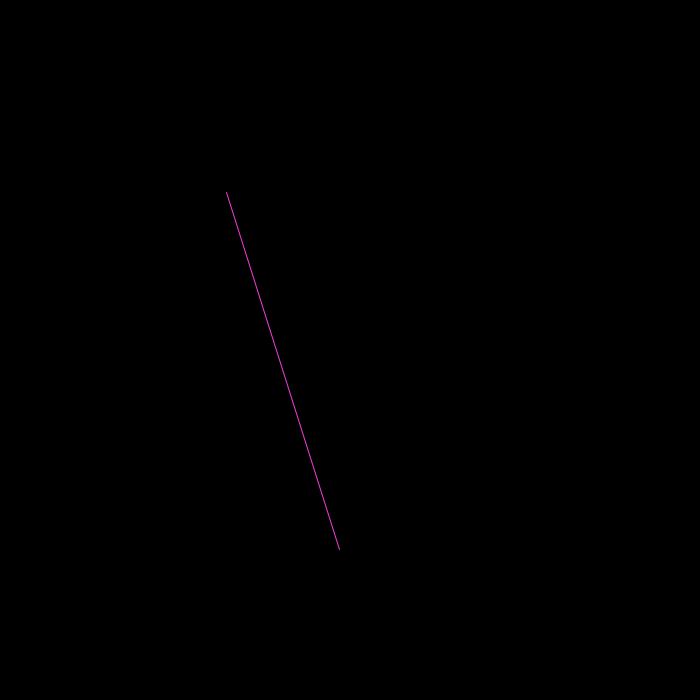
Frame 1 (no input)
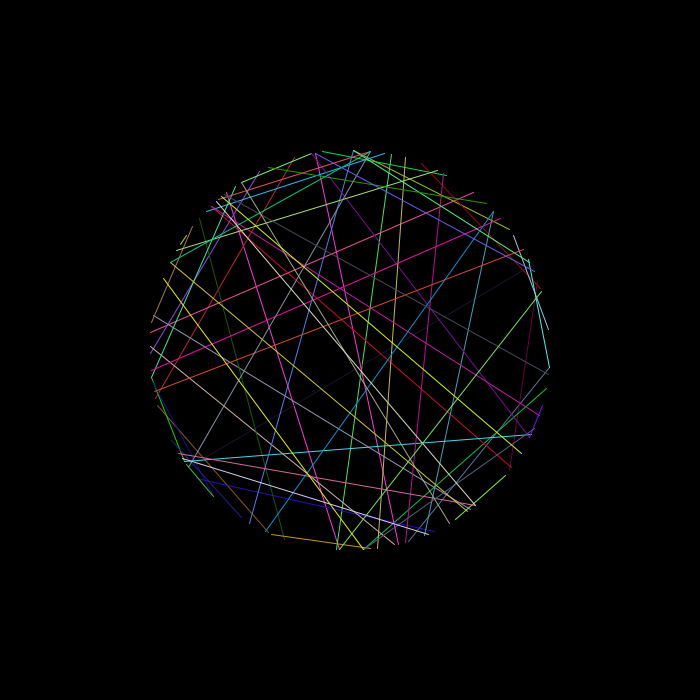
Frame 60 (the mouse pressed at the canvas centre just before this capture)
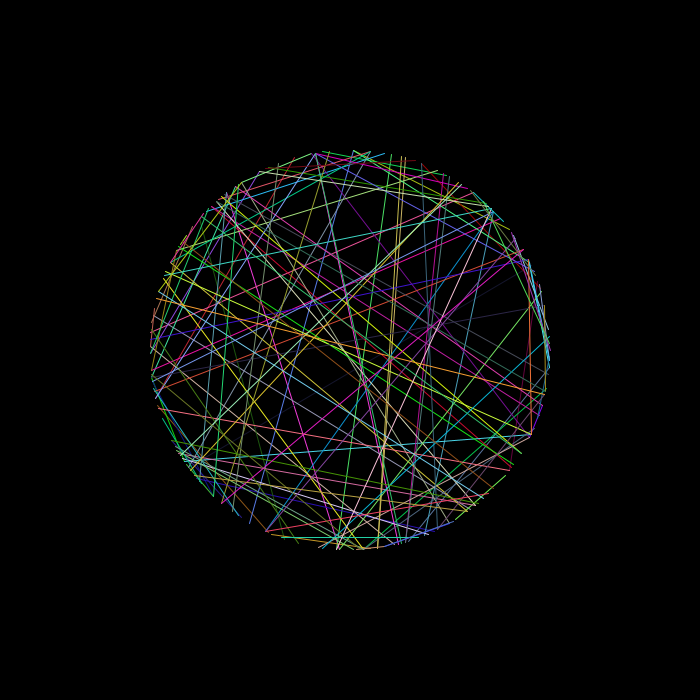
Frame 120 (the mouse held since frame 60 and released just before this capture)

The Processing sketch that drew these frames (run headless with seeded random() and noise(); from frame 60 on, the mouse is pressed at the canvas centre):

// Processing sketch: processing_70200
// ── processing_70200.pde

int radius = 200;

void setup() {
  size(700,700);
  smooth();
  background(0);
}

void draw() {
  translate(width/2, height/2);
  
  // Point 1
  int deg1 = int(random(0,360));
  float angle1 = radians(deg1);
  float x1 = cos(angle1) * radius;
  float y1 = sin(angle1) * radius;
  
  // Point 2
  int deg2 = int(random(0,360));
  float angle2 = radians(deg2);
  float x2 = cos(angle2) * radius;
  float y2 = sin(angle2) * radius;
  
  stroke(random(255),random(255),random(255));
  line(x1, y1, x2, y2);
}
